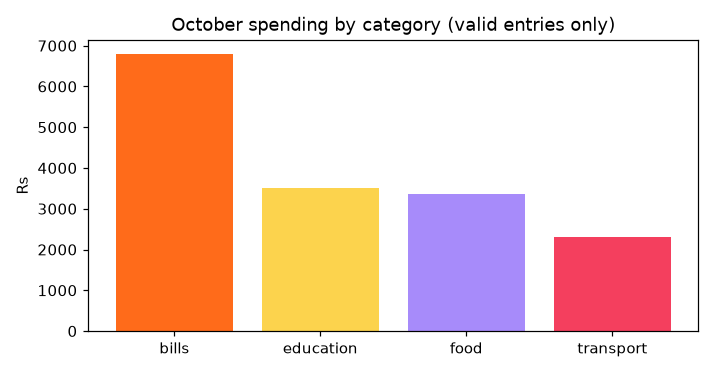

Here is the Python script that generated this plot:
"""
Session 5 · Mini project: a persistent expense tracker (JSON file + exceptions)
------------------------------------------------------------------------------
Expenses are saved to expenses.json so they survive between runs. The program
  - loads the file safely (missing file -> start empty; corrupt file -> back it up),
  - validates every new expense with custom exceptions,
  - saves atomically (write to a temp file, then replace) so a crash never
    leaves a half-written file,
  - exports a CSV report and a chart by category.
Run:  python session-05_project_expense_tracker.py
"""
import csv
import json
import os
from datetime import date

DATA_FILE = "expenses.json"
CATEGORIES = {"food", "transport", "bills", "education", "other"}

class ExpenseError(Exception):
    """Base class for all tracker errors."""
class InvalidAmountError(ExpenseError):
    pass
class UnknownCategoryError(ExpenseError):
    pass

def load(path=DATA_FILE):
    """Return the list of expenses; never crash on a missing or broken file."""
    try:
        with open(path, encoding="utf-8") as f:
            return json.load(f)
    except FileNotFoundError:
        print(f"  (no {path} yet - starting a new tracker)")
        return []
    except json.JSONDecodeError:
        os.replace(path, path + ".corrupt")
        print(f"  ({path} was corrupt - moved to {path}.corrupt, starting fresh)")
        return []

def save(expenses, path=DATA_FILE):
    """Atomic save: write a temporary file first, then swap it in."""
    tmp = path + ".tmp"
    with open(tmp, "w", encoding="utf-8") as f:
        json.dump(expenses, f, indent=2)
    os.replace(tmp, path)

def add(expenses, day, category, amount, note=""):
    """Validate and append one expense; raise an ExpenseError subclass on bad input."""
    try:
        amount = float(amount)
    except (TypeError, ValueError):
        raise InvalidAmountError(f"amount {amount!r} is not a number") from None
    if amount <= 0:
        raise InvalidAmountError("amount must be positive")
    category = category.lower().strip()
    if category not in CATEGORIES:
        raise UnknownCategoryError(f"{category!r} is not one of {sorted(CATEGORIES)}")
    date.fromisoformat(day)                      # raises ValueError for a bad date
    expenses.append({"date": day, "category": category, "amount": amount, "note": note})

# Start clean for a reproducible demo
for leftover in (DATA_FILE, DATA_FILE + ".corrupt"):
    if os.path.exists(leftover):
        os.remove(leftover)

print("Run 1: first use")
expenses = load()
entries = [
    ("2026-10-01", "Bills", 6_800, "electricity"), ("2026-10-02", "food", 1_250, "groceries"),
    ("2026-10-03", "transport", 900, "ride to campus"), ("2026-10-04", "education", "3,500", "books"),
    ("2026-10-05", "food", -40, "refund?"), ("2026-10-06", "shopping", 2_000, "shoes"),
    ("2026-10-07", "education", 3_500, "books"), ("2026-10-08", "food", 2_100, "dinner out"),
    ("2026-10-31", "transport", 1_400, "fuel"), ("2026-10-32", "other", 500, "typo date"),
]
for day, cat, amt, note in entries:
    try:
        add(expenses, day, cat, amt, note)
        print(f"  added   {day} {cat:<10} {float(amt):>8,.0f}")
    except ExpenseError as e:
        print(f"  skipped {day}: {type(e).__name__}: {e}")
    except ValueError as e:
        print(f"  skipped {day}: bad date ({e})")
save(expenses)
print(f"  saved {len(expenses)} expenses to {DATA_FILE}")

print("\nRun 2: the program starts again and reloads the file")
expenses = load()
print(f"  loaded {len(expenses)} expenses, total Rs {sum(e['amount'] for e in expenses):,.0f}")

print("\nRun 3: someone corrupts the file by hand")
with open(DATA_FILE, "a", encoding="utf-8") as f:
    f.write("}}} oops")
expenses_after = load()
print("  recovered list length:", len(expenses_after))

# Report from the good data loaded in run 2
totals = {}
for e in expenses:
    totals[e["category"]] = totals.get(e["category"], 0) + e["amount"]
with open("expense_report.csv", "w", newline="", encoding="utf-8") as f:
    w = csv.writer(f)
    w.writerow(["category", "total", "share"])
    grand = sum(totals.values())
    for cat, t in sorted(totals.items(), key=lambda kv: -kv[1]):
        w.writerow([cat, f"{t:.0f}", f"{t / grand:.1%}"])
print("\nexpense_report.csv")
print(open("expense_report.csv", encoding="utf-8").read().rstrip())

import matplotlib
matplotlib.use("Agg")
import matplotlib.pyplot as plt
cats = sorted(totals, key=totals.get, reverse=True)
fig, ax = plt.subplots(figsize=(6.5, 3.4))
ax.bar(cats, [totals[c] for c in cats], color=["#FF6B1A", "#FCD34D", "#A78BFA", "#F43F5E"][:len(cats)])
ax.set_ylabel("Rs"); ax.set_title("October spending by category (valid entries only)")
fig.tight_layout(); fig.savefig("session-05_project_expense_tracker.png", dpi=110)

for f in (DATA_FILE, DATA_FILE + ".corrupt"):      # tidy the demo files, keep the report
    if os.path.exists(f):
        os.remove(f)
print("Chart saved: session-05_project_expense_tracker.png")
